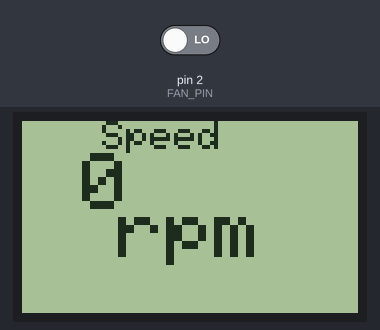
Bench run of a sketch on a simulated Arduino Uno, built with avr-gcc and run on an emulated ATmega328P. Shown: 84×48 one-colour display. The inputs (shaded band) are chosen by the test bench; at power-on: pin 2 (FAN_PIN) LOW.

Above: at 1.1 s.

The sketch:

cooler_control_Nokia_LCD.ino
```cpp
#include <SPI.h>
#include <Adafruit_GFX.h>
#include <Adafruit_PCD8544.h>

#define FAN_PIN  2

Adafruit_PCD8544 display = Adafruit_PCD8544(8, 9, 10, 11, 12);

int countPulses;
int rpm;

int fan_hall_sensor = 4;

void setup()
{
  pinMode(FAN_PIN, INPUT);
  Serial.begin(9600);
  attachInterrupt(0, countTurns, RISING);

  display.begin();
  display.setContrast(45);
}

void countTurns ()
{
  countPulses++;
}


void showRPM ( int rpm )
{

  display.clearDisplay();
  display.setCursor(20, 0);
  display.setTextSize(1);
  display.setTextColor(BLACK);
  display.println("Speed");
  display.setCursor(15, 8);
  display.setTextSize(2);
  display.println(rpm);
  display.setCursor(24, 20);
  display.println("rpm");
  display.display();
}


void loop ()
{
  countPulses = 0;

  sei();
  delay (1000);

  cli();

  rpm = (countPulses / fan_hall_sensor) * 60;
  showRPM(rpm);
}
```
